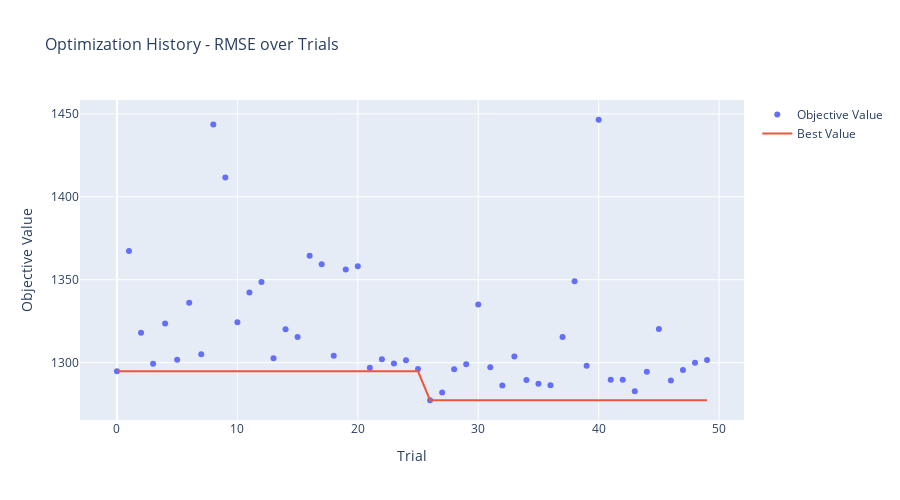
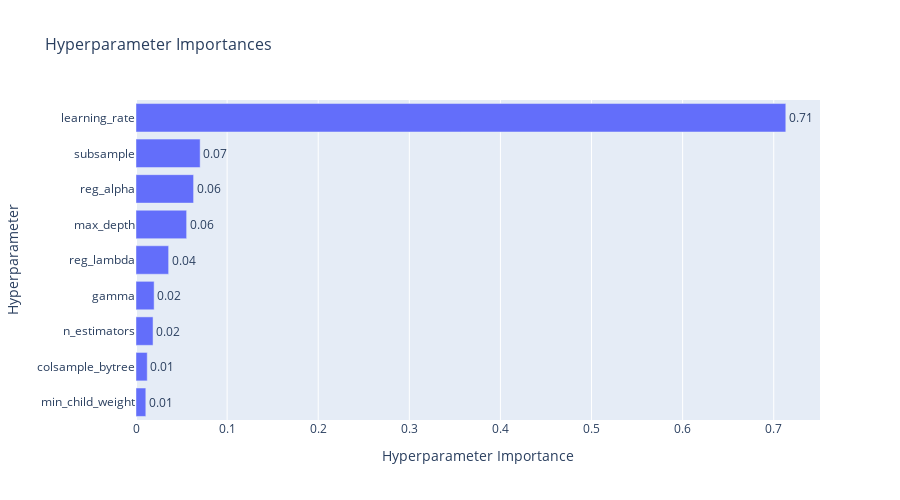

Notebook cell for these charts, in order:
### Code cell
# Visualize optimization history
fig = plot_optimization_history(study)
fig.update_layout(title="Optimization History - RMSE over Trials", 
                  title_font_size=16,
                  height=500)
fig.show()

# Visualize parameter importances
fig = plot_param_importances(study)
fig.update_layout(title="Hyperparameter Importances",
                  title_font_size=16,
                  height=500)
fig.show()

### Figure 1 — Plotly figure (JSON) as saved in the notebook; plotly's stock layout.template omitted (floating-point values rounded to 4 significant figures)
{"data": [{"mode": "markers", "name": "Objective Value", "type": "scatter", "x": [0, 1, 2, 3, 4, 5, 6, 7, 8, 9, 10, 11, 12, 13, 14, 15, 16, 17, 18, 19, 20, 21, 22, 23, 24, 25, 26, 27, 28, 29, 30, 31, 32, 33, 34, 35, 36, 37, 38, 39, 40, 41, 42, 43, 44, 45, 46, 47, 48, 49], "y": [1295.0, 1367.0, 1318.0, 1299.0, 1324.0, 1302.0, 1336.0, 1305.0, 1444.0, 1412.0, 1324.0, 1342.0, 1349.0, 1303.0, 1320.0, 1316.0, 1364.0, 1359.0, 1304.0, 1356.0, 1358.0, 1297.0, 1302.0, 1299.0, 1301.0, 1296.0, 1277.0, 1282.0, 1296.0, 1299.0, 1335.0, 1297.0, 1286.0, 1304.0, 1290.0, 1287.0, 1286.0, 1315.0, 1349.0, 1298.0, 1446.0, 1290.0, 1290.0, 1283.0, 1294.0, 1320.0, 1289.0, 1296.0, 1300.0, 1302.0]}, {"mode": "lines", "name": "Best Value", "type": "scatter", "x": [0, 1, 2, 3, 4, 5, 6, 7, 8, 9, 10, 11, 12, 13, 14, 15, 16, 17, 18, 19, 20, 21, 22, 23, 24, 25, 26, 27, 28, 29, 30, 31, 32, 33, 34, 35, 36, 37, 38, 39, 40, 41, 42, 43, 44, 45, 46, 47, 48, 49], "y": [1295.0, 1295.0, 1295.0, 1295.0, 1295.0, 1295.0, 1295.0, 1295.0, 1295.0, 1295.0, 1295.0, 1295.0, 1295.0, 1295.0, 1295.0, 1295.0, 1295.0, 1295.0, 1295.0, 1295.0, 1295.0, 1295.0, 1295.0, 1295.0, 1295.0, 1295.0, 1277.0, 1277.0, 1277.0, 1277.0, 1277.0, 1277.0, 1277.0, 1277.0, 1277.0, 1277.0, 1277.0, 1277.0, 1277.0, 1277.0, 1277.0, 1277.0, 1277.0, 1277.0, 1277.0, 1277.0, 1277.0, 1277.0, 1277.0, 1277.0]}, {"marker": {"color": "#cccccc"}, "mode": "markers", "name": "Infeasible Trial", "showlegend": false, "type": "scatter", "x": [], "y": []}], "layout": {"height": 500, "title": {"font": {"size": 16}, "text": "Optimization History - RMSE over Trials"}, "xaxis": {"title": {"text": "Trial"}}, "yaxis": {"title": {"text": "Objective Value"}}}}

### Figure 2 — Plotly figure (JSON) as saved in the notebook; plotly's stock layout.template omitted (floating-point values rounded to 4 significant figures)
{"data": [{"cliponaxis": false, "hovertemplate": ["min_child_weight (IntDistribution): 0.010783349582945809<extra></extra>", "colsample_bytree (FloatDistribution): 0.012335781254370322<extra></extra>", "n_estimators (IntDistribution): 0.01871014435512349<extra></extra>", "gamma (FloatDistribution): 0.019902117818687302<extra></extra>", "reg_lambda (FloatDistribution): 0.035830732731158145<extra></extra>", "max_depth (IntDistribution): 0.05558568158414857<extra></extra>", "reg_alpha (FloatDistribution): 0.06320646596832263<extra></extra>", "subsample (FloatDistribution): 0.07041301502263629<extra></extra>", "learning_rate (FloatDistribution): 0.7132327116826075<extra></extra>"], "name": "Objective Value", "orientation": "h", "text": ["0.01", "0.01", "0.02", "0.02", "0.04", "0.06", "0.06", "0.07", "0.71"], "textposition": "outside", "type": "bar", "x": [0.01078, 0.01234, 0.01871, 0.0199, 0.03583, 0.05559, 0.06321, 0.07041, 0.7132], "y": ["min_child_weight", "colsample_bytree", "n_estimators", "gamma", "reg_lambda", "max_depth", "reg_alpha", "subsample", "learning_rate"]}], "layout": {"height": 500, "title": {"font": {"size": 16}, "text": "Hyperparameter Importances"}, "xaxis": {"title": {"text": "Hyperparameter Importance"}}, "yaxis": {"title": {"text": "Hyperparameter"}}}}
